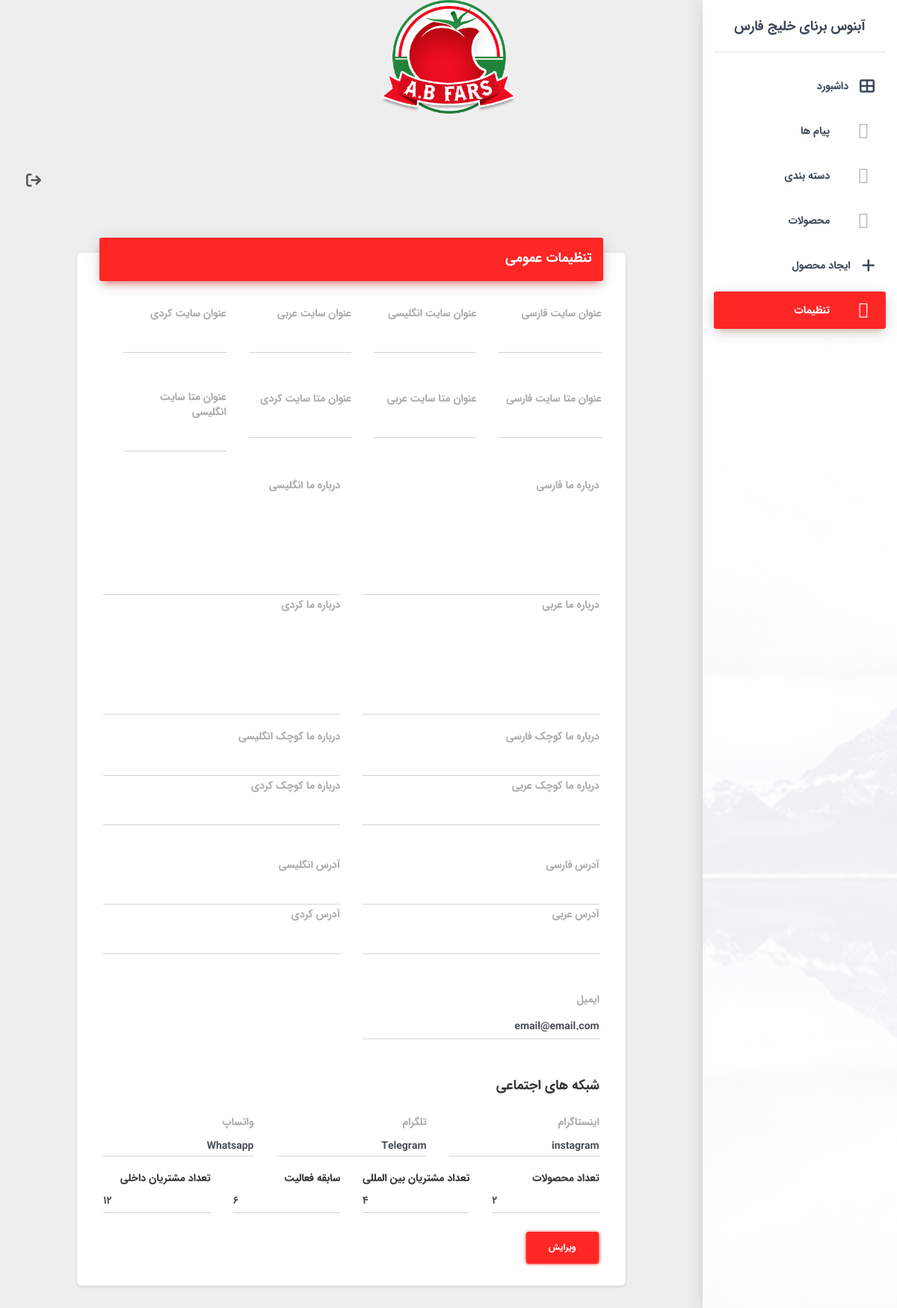
The app's page /fa/staff/settings/ (signed in) with its own data.
### settings/models.py (models this page shows, shortened)
class Setting(models.Model):
    title = TranslatedField(models.CharField(max_length=120, blank=True, null=True))
    meta_title = TranslatedField(models.CharField(max_length=120, blank=True, null=True))
    about_us = TranslatedField(models.CharField(max_length=800, blank=True, null=True))
    about_us_small = TranslatedField(models.CharField(max_length=600, blank=True, null=True))
    address = TranslatedField(models.CharField(max_length=600, blank=True, null=True))
    instagram = models.CharField(max_length=120)
    whatsapp = models.CharField(max_length=120)
    telegram =models.CharField(max_length=120)
    email = models.EmailField()
    products_count = models.PositiveIntegerField(default=0)
    international_customers = models.PositiveIntegerField(default=0)
    years_of_activity = models.PositiveIntegerField(default=0)
    domestic_customers = models.PositiveIntegerField(default=0)

### staff/views.py (the view, shortened to what this page needs)
# urls.py: path('settings/', views.staff_settings, name="staff_settings"),
def staff_settings(request):
    if request.user.is_staff:
        settings = Setting.objects.first()
        ctx = {'settings':settings}
        return render(request, "staff/settings/settings.html", ctx)
    else:
        return redirect("/staff/login/")

### main/context_processors.py (called while the page is built)
def setting(requet, **kwargs):
    setting = Setting.objects.first()
    random_products = Product.objects.all()
    ctx = {'setting':setting,
        'random_products':random_products,
        }
    return ctx

### main/templates/staff/settings/settings.html (shortened to what this page needs)
{% extends 'staff/base.html' %}
{% block content %}
<div class="d-none">{% block settings %}active{% endblock %}</div>
<div class="content">
    <div class="container-fluid">
        <form method="POST">
            <div class="card col-10 mx-auto">
                <div class="card-header card-header-primary">
                    <h4 class="card-title">تنظیمات عمومی</h4>
                </div>
                <div class="card-body">
                    <div class="row">
                        <div class="row my-3">
                            <div class="col-md-3 mb-3">
                                <label> عنوان سایت فارسی</label>
                                <input name="title_fa" class="form-control"
                                    value="{{settings.title_fa|default_if_none:'ثبت نشده'}}">
                            </div>
                            <div class="col-md-3 mb-3">
                                <label> عنوان سایت انگلیسی</label>
                                <input name="title_en" class="form-control"
                                    value="{{settings.title_en|default_if_none:'ثبت نشده'}}">
                            </div>
                            <div class="col-md-3 mb-3">
                                <label> عنوان سایت عربی</label>
                                <input name="title_ar" class="form-control"
                                    value="{{settings.title_ar|default_if_none:'ثبت نشده'}}">
                            </div>
                            <div class="col-md-3 mb-3">
                                <label> عنوان سایت کردی</label>
                                <input name="title_ku" class="form-control"
                                    value="{{settings.title_ku|default_if_none:'ثبت نشده'}}">
                            </div>
                        </div>
                        <div class="row my-3">
                            <div class="col-md-3 mb-3">
                                <label> عنوان متا سایت فارسی</label>
                                <input name="meta_title_fa" class="form-control"
                                    value="{{settings.meta_title_fa|default_if_none:'ثبت نشده'}}">
                            </div>
                            <div class="col-md-3 mb-3">
                                <label> عنوان متا سایت عربی</label>
                                <input name="meta_title_ar" class="form-control"
                                    value="{{settings.meta_title_ar|default_if_none:'ثبت نشده'}}">
                            </div>
                            <div class="col-md-3 mb-3">
                                <label> عنوان متا سایت کردی</label>
                                <input name="meta_title_ku" class="form-control"
                                    value="{{settings.meta_title_ku|default_if_none:'ثبت نشده'}}">
                            </div>
                            <div class="col-md-3 mb-3">
                                <label> عنوان متا سایت انگلیسی</label>
                                <input name="meta_title_en" class="form-control"
                                    value="{{settings.meta_title_en|default_if_none:'ثبت نشده'}}">
                            </div>
                        </div>
                        <div class="col-md-6 mb-3">
                            <label>درباره ما فارسی</label>
                            <textarea name="about_us_fa" class="form-control"
                                style="min-height: 130px;">{{settings.about_us_fa|default_if_none:'ثبت نشده'}}</textarea>
                            <label>درباره ما عربی</label>
                            <textarea name="about_us_ar" class="form-control"
                                style="min-height: 130px;">{{settings.about_us_ar|default_if_none:'ثبت نشده'}}</textarea>
                        </div>
                        <div class="col-md-6 mb-3">
                            <label>درباره ما انگلیسی</label>
                            <textarea name="about_us_en" class="form-control"
                                style="min-height: 130px;">{{settings.about_us_en|default_if_none:'ثبت نشده'}}</textarea>
                            <label>درباره ما کردی</label>
                            <textarea name="about_us_ku" class="form-control"
                                style="min-height: 130px;">{{settings.about_us_ku|default_if_none:'ثبت نشده'}}</textarea>
                        </div>
                        <div class="col-md-6 mb-3">
                            <label>درباره ما کوچک فارسی</label>
                            <input name="about_us_small_fa" class="form-control"
                                value="{{settings.about_us_small_fa|default_if_none:'ثبت نشده'}}">
                            <label>درباره ما کوچک عربی</label>
                            <input name="about_us_small_ar" class="form-control"
                                value="{{settings.about_us_small_ar|default_if_none:'ثبت نشده'}}">
                        </div>
                        <div class="col-md-6 mb-3">
                            <label>درباره ما کوچک انگلیسی</label>
                            <input name="about_us_small_en" class="form-control"
                                value="{{settings.about_us_small_en|default_if_none:'ثبت نشده'}}">
                            <label>درباره ما کوچک کردی</label>
                            <input name="about_us_small_ku" class="form-control"
                                value="{{settings.about_us_small_ku|default_if_none:'ثبت نشده'}}">
                        </div>
                        <div class="col-md-6 my-4">
                            <label>آدرس فارسی</label>
                            <input name="address_fa" class="form-control h-auto"
                                value="{{settings.address_fa|default_if_none:'ثبت نشده'}}" style="line-height: 1.4rem;">
                            <label>آدرس عربی</label>
                            <input name="address_ar" class="form-control h-auto"
                                value="{{settings.address_ar|default_if_none:'ثبت نشده'}}" style="line-height: 1.4rem;">
                        </div>
                        <div class="col-md-6 my-4">
                            <label>آدرس انگلیسی</label>
                            <input name="address_en" class="form-control h-auto"
                                value="{{settings.address_en|default_if_none:'ثبت نشده'}}" style="line-height: 1.4rem;">
                            <label>آدرس کردی</label>
                            <input name="address_ku" class="form-control h-auto"
                                value="{{settings.address_ku|default_if_none:'ثبت نشده'}}" style="line-height: 1.4rem;">
                        </div>
                        <div class="col-md-6 my-4">
                            <label>ایمیل</label>
                            <input name="email" class="form-control h-auto"
                                value="{{settings.email|default_if_none:'ثبت نشده'}}" style="line-height: 1.4rem;">
                        </div>
                    </div>
                    <h4 class="mt-2 py-3">شبکه های اجتماعی</h4>
                    <div class="row">
                        <div class="col-md-4 mb-2">
                            <label>اینستاگرام</label>
                            <input name="instagram" class="form-control h-auto"
                                value="{{settings.instagram|default_if_none:'ثبت نشده'}}">
                        </div>
                        <div class="col-md-4 mb-2">
                            <label>تلگرام</label>
                            <input name="telegram" class="form-control h-auto"
                                value="{{settings.telegram|default_if_none:'ثبت نشده'}}">
                        </div>
                        <div class="col-md-4 mb-2">
                            <label>واتساپ</label>
                            <input name="whatsapp" class="form-control h-auto"
                                value="{{settings.whatsapp|default_if_none:'ثبت نشده'}}">
                        </div>
                        <div class="col-md-3 my-2">
                            تعداد محصولات <input class="form-control" value="{{settings.products_count}}"
                                name="products_count" type="number">
                        </div>
                        <div class="col-md-3 my-2">
                            تعداد مشتریان بین المللی <input class="form-control" value="{{settings.international_customers}}"
                                name="international_customers" type="number">
                        </div>
                        <div class="col-md-3 my-2">
                            سابقه فعالیت <input class="form-control" value="{{settings.years_of_activity}}"
                                name="years_of_activity" type="number">
                        </div>
                        <div class="col-md-3 my-2">
                            تعداد مشتریان داخلی <input class="form-control" value="{{settings.domestic_customers}}"
                                name="domestic_customers" type="number">
                        </div>
                    </div>
                    <button class="btn btn-primary my-3" type="submit">ویرایش</button>
                </div>
            </div>
    </div>
</div>
</div>
{% endblock content %}

### records on screen
Setting: email "email@email.com", instagram "instagram", telegram "Telegram", whatsapp "Whatsapp", products_count "2", international_customers "4", years_of_activity "6", domestic_customers "12"
